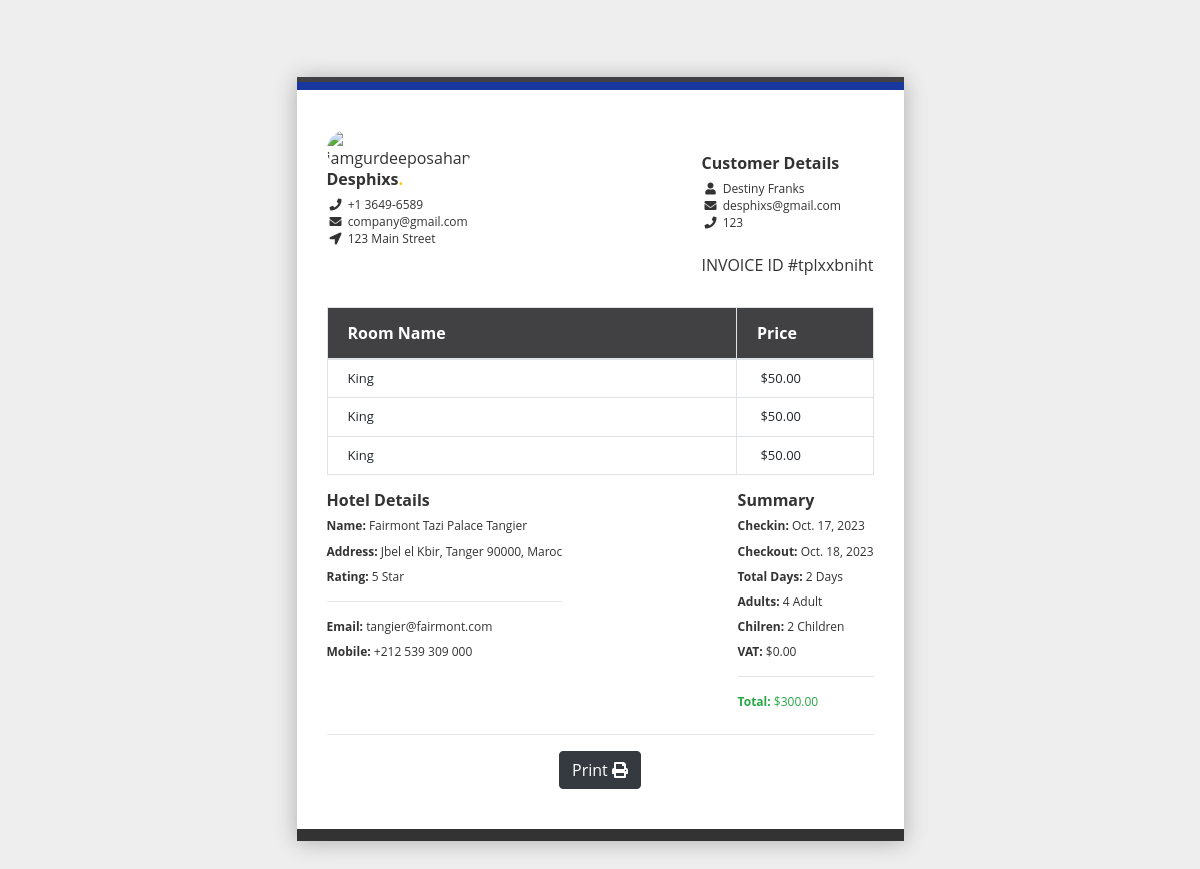
Page /invoice/tplxxbniht/ on the committed database.
### hotel/models.py (models this page shows, shortened)
class Booking(models.Model):
    user = models.ForeignKey(User, on_delete=models.SET_NULL, null=True, blank=True)
    payment_status = models.CharField(max_length=100, choices=PAYMENT_STATUS, default="initiated")
    full_name = models.CharField(max_length=1000, null=True, blank=True)
    email = models.EmailField(null=True, blank=True)
    phone = models.CharField(max_length=1000, null=True, blank=True)
    hotel = models.ForeignKey(Hotel, on_delete=models.SET_NULL, null=True)
    room_type = models.ForeignKey(RoomType, on_delete=models.SET_NULL, null=True)
    room = models.ManyToManyField(Room)
    before_discount = models.DecimalField(max_digits=12, decimal_places=2, default=0.00)
    total = models.DecimalField(max_digits=12, decimal_places=2, default=0.00)
    saved = models.DecimalField(max_digits=12, decimal_places=2, default=0.00)
    check_in_date = models.DateField()
    check_out_date = models.DateField()
    total_days = models.PositiveIntegerField(default=0)
    num_adults = models.PositiveIntegerField(default=1)
    num_children = models.PositiveIntegerField(default=0)
    checked_in = models.BooleanField(default=False)
    checked_out = models.BooleanField(default=False)
    is_active = models.BooleanField(default=True)
    checked_in_tracker = models.BooleanField(default=False, help_text="DO NOT CHECK THIS BOX")
    checked_out_tracker = models.BooleanField(default=False, help_text="DO NOT CHECK THIS BOX")
    date = models.DateTimeField(auto_now_add=True, null=True, blank=True)
    coupons = models.ManyToManyField("hotel.Coupon", blank=True)
    stripe_payment_intent = models.CharField(max_length=200,null=True, blank=True)
    success_id = ShortUUIDField(length=300, max_length=505, alphabet="abcdefghijklmnopqrstuvxyz1234567890")
    booking_id = ShortUUIDField(unique=True, length=10, max_length=20, alphabet="abcdefghijklmnopqrstuvxyz")

class Room(models.Model):
    hotel = models.ForeignKey(Hotel, on_delete=models.CASCADE)
    room_type = models.ForeignKey(RoomType, on_delete=models.CASCADE)
    room_number = models.CharField(max_length=10)
    is_available = models.BooleanField(default=True)
    rid = ShortUUIDField(unique=True, length=10, max_length=20, alphabet="abcdefghijklmnopqrstuvxyz")
    date = models.DateTimeField(auto_now_add=True)

class RoomType(models.Model):
    hotel = models.ForeignKey(Hotel, on_delete=models.CASCADE)
    type = models.CharField(max_length=10)
    price = models.DecimalField(max_digits=12, decimal_places=2, default=0.00)
    number_of_beds = models.PositiveIntegerField(default=0)
    room_capacity = models.PositiveIntegerField(default=0)
    rtid = ShortUUIDField(unique=True, length=10, max_length=20, alphabet="abcdefghijklmnopqrstuvxyz")
    slug = models.SlugField(null=True, blank=True)
    date = models.DateTimeField(auto_now_add=True)

class Hotel(models.Model):
    user = models.ForeignKey(User, on_delete=models.CASCADE)
    name = models.CharField(max_length=100)
    description = CKEditor5Field(config_name='extends', null=True, blank=True)
    image = models.FileField(upload_to="hotel_gallery")
    address = models.CharField(max_length=200)
    mobile = models.CharField(max_length=20)
    email = models.CharField(max_length=20)
    status = models.CharField(choices=HOTEL_STATUS, max_length=10, default="published", null=True, blank=True)
    tags = TaggableManager(blank=True)
    views = models.PositiveIntegerField(default=0)
    featured = models.BooleanField(default=False)
    hid = ShortUUIDField(unique=True, length=10, max_length=20, alphabet="abcdefghijklmnopqrstuvxyz")
    slug = models.SlugField(null=True, blank=True)
    date = models.DateTimeField(auto_now_add=True)
    def hotel_gallery(self):
        return HotelGallery.objects.filter(hotel=self)

### hotel/views.py (the view)
# urls.py: path("invoice/<booking_id>/", views.invoice, name="invoice"),
def invoice(request, booking_id):
    booking = Booking.objects.get(booking_id=booking_id)
    context = {
        "booking":booking,
        "room":booking.room.all(),
    }
    return render(request, "hotel/invoice.html", context)

### hotel/context_processor.py (called while the page is built)
def default(request):
    if 'selection_data_obj' in request.session:
        total_selected_items = len(request.session['selection_data_obj'])
    else:
        total_selected_items = 0
    try:
        noti = Notification.objects.filter(user=request.user, seen=False)
    except:
        noti = None
    return {
        "total_selected_items": total_selected_items,
        "noti": noti,
    }

### templates/hotel/invoice.html (shortened to what this page needs)
{% load static %}
<!DOCTYPE html>
<html lang="en">
    <head>
        <link rel="stylesheet" href="https://cdn.jsdelivr.net/npm/bootstrap@4.6.2/dist/css/bootstrap.min.css" />
        <link href="https://cdnjs.cloudflare.com/ajax/libs/font-awesome/5.13.0/css/all.min.css" rel="stylesheet" />
    </head>
    <body>
        <div class="row d-flex justify-content-center p-2">
            <div class="receipt-main col-xs-10 col-sm-10 col-md-6 col-xs-offset-1 col-sm-offset-1 col-md-offset-3">
                <div class="d-flex justify-content-between">
                    <div class="row">
                        <div class="receipt-header">
                            <div class="col-xs-6 col-sm-6 col-md-6">
                                <div class="receipt-left">
                                    <img class="img-responsive" alt="iamgurdeeposahan" src="https://img.freepik.com/free-vector/bird-colorful-logo-gradient-vector_343694-1365.jpg" style="width: 71px; border-radius: 43px;" />
                                </div>
                            </div>
                            <div class="col-xs-12 col-sm-12 col-md-12 text-left">
                                <div class="receipt-right">
                                    <h5 class="margin-top-10">Desphixs<span class="text-warning">.</span></h5>
                                    <p><i class="fa fa-phone"></i> +1 3649-6589</p>
                                    <p><i class="fa fa-envelope"></i> company@gmail.com</p>
                                    <p><i class="fa fa-location-arrow"></i> 123 Main Street</p>
                                </div>
                            </div>
                        </div>
                    </div>
                    <div class="row">
                        <div class="receipt-header receipt-header-mid">
                            <div class="col-xs-12 col-sm-12 col-md-12 text-left">
                                <div class="receipt-right">
                                    <h5>Customer Details</h5>
                                    <p>
                                        <b><i class="fa fa-user"></i> </b> {{booking.full_name}}
                                    </p>
                                    <p>
                                        <b><i class="fa fa-envelope"></i> </b> {{booking.email}}
                                    </p>
                                    <p>
                                        <b><i class="fa fa-phone"></i> </b> {{booking.phone}}
                                    </p>
                                </div>
                            </div>
                            <br />
                            <div class="col-xs-12 col-sm-12 col-md-12">
                                <div class="receipt-left">
                                    <h6>INVOICE ID #{{booking.booking_id}}</h6>
                                </div>
                            </div>
                        </div>
                    </div>
                </div>
                <div>
                    <table class="table table-bordered">
                        <thead>
                            <tr>
                                <th>Room Name</th>
                                <th>Price</th>
                            </tr>
                        </thead>
                        <tbody>
                            {% for r in room %}
                                <tr>
                                    <td class="col-md-">{{r.room_type.type}}</td>
                                    <td class="col-md-3"> ${{r.room_type.price}}</td>
                                </tr>
                            {% endfor %}
                        </tbody>
                    </table>
                    <div class="row">
                        <div class="col-xs-6 col-sm-6 col-md-6 col-lg-6 d-flex justify-content-start">
                            <div class="receipt-right">
                                <h5>Hotel Details</h5>
                                <p class="mb-2"><b>Name: </b>{{booking.hotel.name}}</p>
                                <p class="mb-2"><b>Address: </b>{{booking.hotel.address}}</p>
                                <p class="mb-2"><b>Rating: </b> 5 Star</p>
                                <hr />
                                <p class="mb-2"><b>Email: </b> {{booking.hotel.email}}</p>
                                <p class="mb-2"><b>Mobile: </b> {{booking.hotel.mobile}}</p>
                            </div>
                        </div>
                        <div class="col-xs-6 col-sm-6 col-md-6 col-lg-6 d-flex justify-content-end">
                            <div class="receipt-right">
                                <h5>Summary</h5>
                                <p class="mb-2"><b>Checkin: </b>{{booking.check_in_date}}</p>
                                <p class="mb-2"><b>Checkout: </b>{{booking.check_out_date}}</p>
                                <p class="mb-2"><b>Total Days: </b> {{booking.total_days}} Days</p>
                                <p class="mb-2"><b>Adults: </b> {{booking.num_adults}} Adult</p>
                                <p class="mb-2"><b>Chilren: </b> {{booking.num_children}} Children</p>
                                <p class="mb-2"><b>VAT: </b> $0.00</p>
                                <hr />
                                <p class="mb-2 text-success"><b>Total: </b> ${{booking.total|floatformat:2}}</p>
                            </div>
                        </div>
                    </div>
                </div>
                <hr />
                <div class="d-flex justify-content-center align-items-center">
                    <button id="printButton" class="btn btn-dark">Print <i class="fas fa-print"></i></button>
                </div>
            </div>
        </div>
    </body>
</html>

### templates/hotel/invoice.html (style rules this page uses)
body { background: #eee; margin-top: 20px; }
.receipt-main { background: #ffffff none repeat scroll 0 0; border-bottom: 12px solid #333333; border-top: 12px solid #18389f; margin-top: 50px; margin-bottom: 50px; padding: 40px 30px !important; position: relative; box-shadow: 0 1px 21px #acacac; color: #333333; font-family: open sans; }
.receipt-main p { color: #333333; font-family: open sans; line-height: 1.42857; }
.receipt-main::after { background: #414143 none repeat scroll 0 0; content: ""; height: 5px; left: 0; position: absolute; right: 0; top: -13px; }
.receipt-main thead { background: #414143 none repeat scroll 0 0; }
.receipt-main thead th { color: #fff; }
.receipt-right h5 { font-size: 16px; font-weight: bold; margin: 0 0 7px 0; }
.receipt-right p { font-size: 12px; margin: 0px; }
.receipt-right p i { text-align: center; width: 18px; }
.receipt-main td { padding: 9px 20px !important; }
.receipt-main th { padding: 13px 20px !important; }
.receipt-main td { font-size: 13px; font-weight: initial !important; }
.receipt-header-mid { margin: 24px 0; overflow: hidden; }

### rows in the picture
Booking: full_name "Destiny Franks", email "desphixs@gmail.com", phone "123", booking_id "tplxxbniht", hotel.name "Fairmont Tazi Palace Tangier", hotel.address "Jbel el Kbir, Tanger 90000, Maroc", hotel.email "tangier@fairmont.com", hotel.mobile "+212 539 309 000", check_in_date "Oct. 17, 2023", check_out_date "Oct. 18, 2023", total_days "2", num_adults "4", num_children "2", total "300.00"
Room: room_type.type "King", room_type.price "50.00"
Room: room_type.type "King", room_type.price "50.00"
Room: room_type.type "King", room_type.price "50.00"
